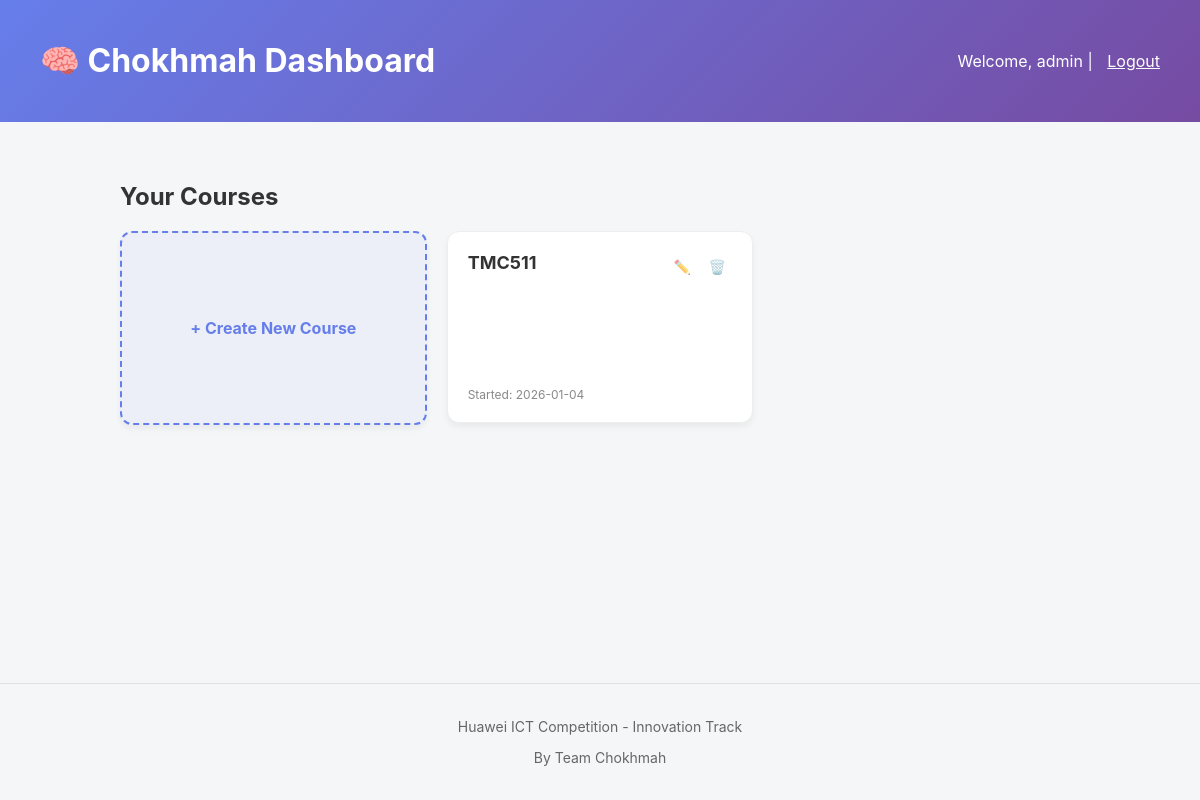
Page / (signed in) on the earlier database version.
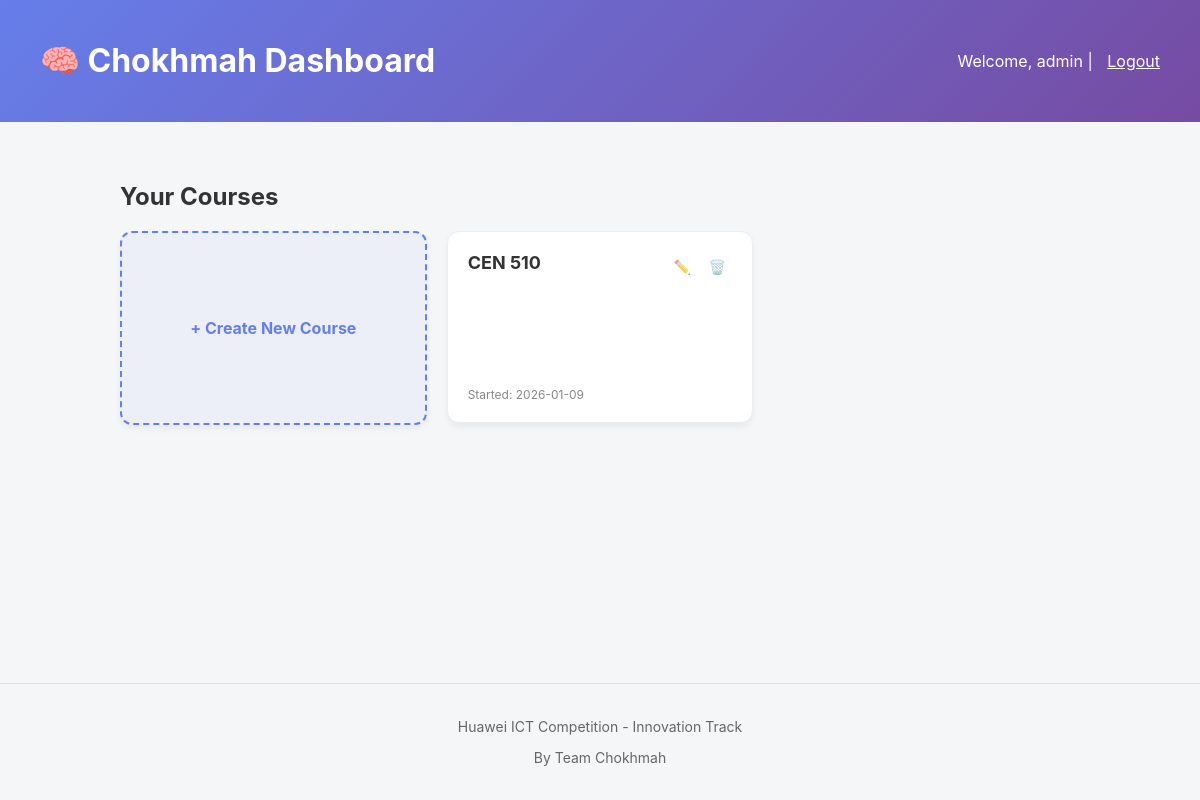
Same page on the later database version.
### models.py (models this page shows)
class Course(db.Model):
    id = db.Column(db.Integer, primary_key=True)
    title = db.Column(db.String(100), nullable=False)
    created_at = db.Column(db.DateTime, default=datetime.utcnow)
    user_id = db.Column(db.Integer, db.ForeignKey('user.id'), nullable=False)
    notes = db.relationship('Note', backref='course', lazy=True, cascade="all, delete-orphan")
    messages = db.relationship('ChatMessage', backref='course', lazy=True, cascade="all, delete-orphan")
    quiz_sessions = db.relationship('QuizSession', backref='course', lazy=True, cascade="all, delete-orphan")

### main.py (the view)
@app.route('/')
def home():
    if 'user_id' not in session: return redirect(url_for('login'))
    user_courses = Course.query.filter_by(user_id=session['user_id']).all()
    return render_template("courses.html", username=session.get('username'), courses=user_courses)

### templates/courses.html (shortened to what this page needs)
<!DOCTYPE html>
<html lang="en">
<head>
</head>
<body>
    <div class="header">
        <h1>🧠 Chokhmah Dashboard</h1>
        <div>
            <span>Welcome, {{ username }}</span> | <a href="/logout" style="color: white; margin-left: 10px;">Logout</a>
        </div>
    </div>
    <div class="container">
        <h2>Your Courses</h2>
        <div class="course-grid">
            <div class="course-card new-card" onclick="openModal()">
                + Create New Course
            </div>
            {% for course in courses %}
            <div class="course-card" onclick="window.location.href='/study/{{ course.id }}'">
                <div class="card-header">
                    <div class="course-title" id="title-{{ course.id }}">{{ course.title }}</div>
                    <div class="card-actions">
                        <button onclick="event.stopPropagation(); renameCourse({{ course.id }}, '{{ course.title }}')" title="Rename">✏️</button>
                        <button onclick="event.stopPropagation(); deleteCourse({{ course.id }})" title="Delete" class="delete-btn">🗑️</button>
                    </div>
                </div>
                <div class="course-meta">Started: {{ course.created_at.strftime('%Y-%m-%d') }}</div>
            </div>
            {% endfor %}
        </div> </div>
    <footer class="footer">
        <p>Huawei ICT Competition - Innovation Track</p>
        <p>By Team Chokhmah</p>
    </footer>
</body>
</html>

### templates/courses.html (style rules this page uses)
body { font-family: 'Inter', sans-serif; background: #f4f6f8; margin: 0; padding: 0; display: flex; flex-direction: column; min-height: 100vh; }
.header { background: linear-gradient(135deg, #667eea 0%, #764ba2 100%); padding: 20px 40px; color: white; display: flex; justify-content: space-between; align-items: center; }
.container { max-width: 1000px; margin: 40px auto; padding: 0 20px; flex: 1; width: 100%; box-sizing: border-box; }
h2 { color: #333; margin-bottom: 20px; }
.course-grid { display: grid; grid-template-columns: repeat(auto-fill, minmax(250px, 1fr)); gap: 20px; }
.course-card { background: white; border-radius: 12px; padding: 20px; box-shadow: 0 4px 6px rgba(0,0,0,0.05); transition: transform 0.2s; cursor: pointer; border: 1px solid #eee; display: flex; flex-direction: column; height: 150px; justify-content: space-between; position: relative; }
.course-title { font-size: 18px; font-weight: bold; color: #333; }
.course-meta { font-size: 12px; color: #888; }
.new-card { border: 2px dashed #667eea; display: flex; align-items: center; justify-content: center; color: #667eea; font-weight: bold; background: rgba(102, 126, 234, 0.05); }
.card-header { display: flex; justify-content: space-between; align-items: flex-start; }
.card-actions { display: flex; gap: 5px; opacity: 0.6; transition: opacity 0.2s; }
.card-actions button { width: 30px; height: 30px; padding: 0; background: transparent; color: #666; font-size: 14px; border-radius: 50%; border: none; cursor: pointer; }
button { width: 100%; padding: 10px; background: #667eea; color: white; border: none; border-radius: 6px; cursor: pointer; }
.footer { margin-top: auto; padding: 20px; text-align: center; background: #f4f6f8; color: #666; font-size: 14px; border-top: 1px solid #e0e0e0; }

Differences in the rows shown:
changed Course: title "TMC511" → "CEN 510"; created_at "2026-01-04" → "2026-01-09"
